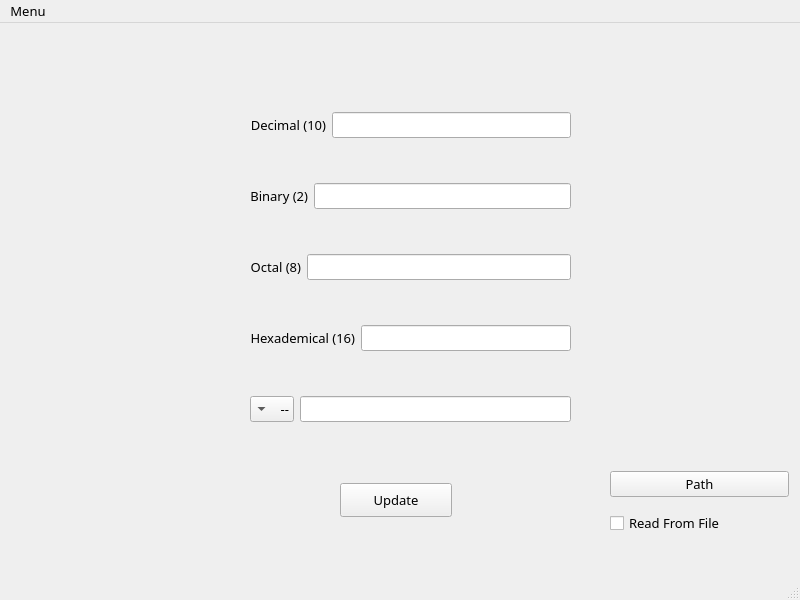
<?xml version="1.0" encoding="UTF-8"?>
<ui version="4.0">
 <class>MainWindow</class>
 <widget class="QMainWindow" name="MainWindow">
  <property name="geometry">
   <rect>
    <x>0</x>
    <y>0</y>
    <width>800</width>
    <height>600</height>
   </rect>
  </property>
  <property name="font">
   <font>
    <family>Century Gothic</family>
    <pointsize>10</pointsize>
   </font>
  </property>
  <property name="windowTitle">
   <string>MainWindow</string>
  </property>
  <widget class="QWidget" name="centralwidget">
   <widget class="QWidget" name="verticalLayoutWidget">
    <property name="geometry">
     <rect>
      <x>250</x>
      <y>50</y>
      <width>321</width>
      <height>391</height>
     </rect>
    </property>
    <layout class="QVBoxLayout" name="NumbersInputVLayout">
     <item>
      <layout class="QHBoxLayout" name="DecimalHLayout">
       <item>
        <widget class="QLabel" name="label_decimal">
         <property name="font">
          <font>
           <family>Century Gothic</family>
           <pointsize>10</pointsize>
          </font>
         </property>
         <property name="text">
          <string>Decimal (10)</string>
         </property>
         <property name="scaledContents">
          <bool>false</bool>
         </property>
         <property name="alignment">
          <set>Qt::AlignRight|Qt::AlignTrailing|Qt::AlignVCenter</set>
         </property>
        </widget>
       </item>
       <item>
        <widget class="QLineEdit" name="ledit_decimal">
         <property name="text">
          <string/>
         </property>
        </widget>
       </item>
      </layout>
     </item>
     <item>
      <layout class="QHBoxLayout" name="BinaryHLayout">
       <item>
        <widget class="QLabel" name="label_binary">
         <property name="text">
          <string>Binary (2)</string>
         </property>
         <property name="scaledContents">
          <bool>false</bool>
         </property>
         <property name="alignment">
          <set>Qt::AlignRight|Qt::AlignTrailing|Qt::AlignVCenter</set>
         </property>
        </widget>
       </item>
       <item>
        <widget class="QLineEdit" name="ledit_binary"/>
       </item>
      </layout>
     </item>
     <item>
      <layout class="QHBoxLayout" name="Base8HLayout">
       <item>
        <widget class="QLabel" name="label_8base">
         <property name="text">
          <string>Octal (8)</string>
         </property>
         <property name="scaledContents">
          <bool>false</bool>
         </property>
         <property name="alignment">
          <set>Qt::AlignRight|Qt::AlignTrailing|Qt::AlignVCenter</set>
         </property>
        </widget>
       </item>
       <item>
        <widget class="QLineEdit" name="ledit_8base"/>
       </item>
      </layout>
     </item>
     <item>
      <layout class="QHBoxLayout" name="HexagonalHLayout">
       <item>
        <widget class="QLabel" name="label_hexagonal">
         <property name="layoutDirection">
          <enum>Qt::LeftToRight</enum>
         </property>
         <property name="text">
          <string>Hexademical (16)</string>
         </property>
         <property name="scaledContents">
          <bool>false</bool>
         </property>
         <property name="alignment">
          <set>Qt::AlignRight|Qt::AlignTrailing|Qt::AlignVCenter</set>
         </property>
        </widget>
       </item>
       <item>
        <widget class="QLineEdit" name="ledit_hexagonal">
         <property name="layoutDirection">
          <enum>Qt::LeftToRight</enum>
         </property>
         <property name="autoFillBackground">
          <bool>false</bool>
         </property>
        </widget>
       </item>
      </layout>
     </item>
     <item>
      <layout class="QHBoxLayout" name="FreeBaseHLayout">
       <item>
        <widget class="QComboBox" name="CBoxFreeBase">
         <property name="whatsThis">
          <string/>
         </property>
         <property name="layoutDirection">
          <enum>Qt::RightToLeft</enum>
         </property>
         <item>
          <property name="text">
           <string>--</string>
          </property>
         </item>
         <item>
          <property name="text">
           <string>2</string>
          </property>
         </item>
         <item>
          <property name="text">
           <string>3</string>
          </property>
         </item>
         <item>
          <property name="text">
           <string>4</string>
          </property>
         </item>
         <item>
          <property name="text">
           <string>5</string>
          </property>
         </item>
         <item>
          <property name="text">
           <string>6</string>
          </property>
         </item>
         <item>
          <property name="text">
           <string>7</string>
          </property>
         </item>
         <item>
          <property name="text">
           <string>8</string>
          </property>
         </item>
         <item>
          <property name="text">
           <string>9</string>
          </property>
         </item>
         <item>
          <property name="text">
           <string>10</string>
          </property>
         </item>
         <item>
          <property name="text">
           <string>11</string>
          </property>
         </item>
         <item>
          <property name="text">
           <string>12</string>
          </property>
         </item>
         <item>
          <property name="text">
           <string>13</string>
          </property>
         </item>
         <item>
          <property name="text">
           <string>14</string>
          </property>
         </item>
         <item>
          <property name="text">
           <string>15</string>
          </property>
         </item>
         <item>
          <property name="text">
           <string>16</string>
          </property>
         </item>
        </widget>
       </item>
       <item>
        <widget class="QLineEdit" name="ledit_freeBase">
         <property name="readOnly">
          <bool>false</bool>
         </property>
        </widget>
       </item>
      </layout>
     </item>
    </layout>
   </widget>
   <widget class="QPushButton" name="pushButtonUpdate">
    <property name="geometry">
     <rect>
      <x>340</x>
      <y>460</y>
      <width>112</width>
      <height>34</height>
     </rect>
    </property>
    <property name="text">
     <string>Update</string>
    </property>
   </widget>
   <widget class="QWidget" name="verticalLayoutWidget_2">
    <property name="geometry">
     <rect>
      <x>610</x>
      <y>440</y>
      <width>179</width>
      <height>80</height>
     </rect>
    </property>
    <layout class="QVBoxLayout" name="FileManagementVLayout">
     <item>
      <widget class="QPushButton" name="pushButtonPath">
       <property name="text">
        <string>Path</string>
       </property>
      </widget>
     </item>
     <item>
      <widget class="QCheckBox" name="checkBoxReadFile">
       <property name="text">
        <string>Read From File</string>
       </property>
      </widget>
     </item>
    </layout>
   </widget>
  </widget>
  <widget class="QMenuBar" name="menubar">
   <property name="geometry">
    <rect>
     <x>0</x>
     <y>0</y>
     <width>800</width>
     <height>31</height>
    </rect>
   </property>
   <widget class="QMenu" name="menuMenu">
    <property name="title">
     <string>Menu</string>
    </property>
    <addaction name="actionReset"/>
    <addaction name="actionExit"/>
   </widget>
   <addaction name="menuMenu"/>
  </widget>
  <widget class="QStatusBar" name="statusbar"/>
  <action name="actionReset">
   <property name="text">
    <string>Reset</string>
   </property>
  </action>
  <action name="actionExit">
   <property name="text">
    <string>Exit</string>
   </property>
  </action>
 </widget>
 <resources/>
 <connections/>
</ui>
